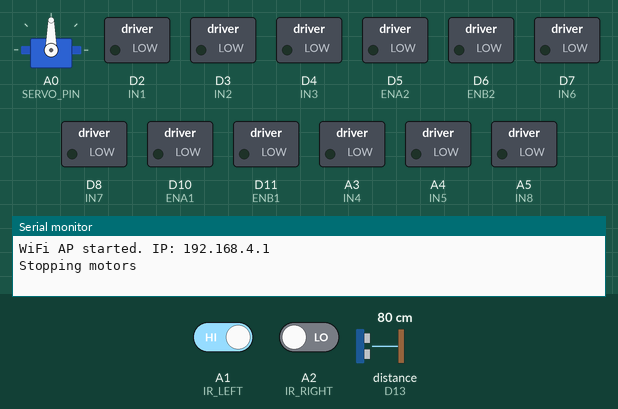
Simulated run of this sketch. Board: Arduino Uno R4 WiFi. Parts: servo, switched loads named in the sketch (green lamp = pin HIGH), the last lines printed to the serial monitor. The inputs (shaded band) are chosen by the test bench; at power-on: A1 (IR_LEFT) HIGH, A2 (IR_RIGHT) LOW, distance to the obstacle (sensor on D13) 80 cm. The echo pulse lasts 58.3 µs per cm; pins used as bus, display or sensor lines are not drawn.

Above: at 2.1 s.
At 10.1 s:
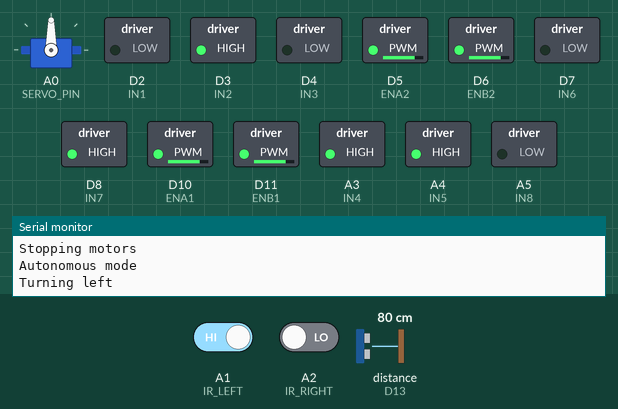
Timing chart, 0 to 11.6 s (numbered marks = the images above):
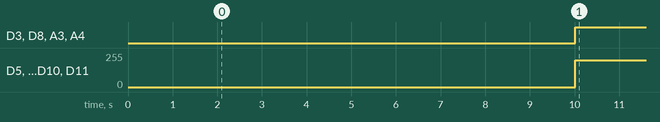

Measured:
- by itself, D3 (IN2), D8 (IN7), A3 (IN4), A4 (IN5): LOW → HIGH at 10.0 s
- by itself, D5 (ENA2), D6 (ENB2), D10 (ENA1), D11 (ENB1): 0/255 → 200/255 at 10.0 s

The sketch:

RC_CAR_ARDUINO.ino
```cpp
#include <WiFiS3.h>
#include <WiFiUdp.h>
#include <Servo.h>

// WiFi AP settings
const char* ssid = "CarControl";
const char* password = "mypassword";
WiFiUDP udp;
const int udpPort = 4210;

// Motor pins (L298N)
#define IN1 2    // Left front
#define IN2 3
#define IN3 4    // Left rear
#define IN4 A3   // Left rear (moved)
#define IN5 A4   // Right front (moved)
#define IN6 7
#define IN7 8    // Right rear
#define IN8 A5   // Right rear (moved)
#define ENA1 10  // L298N1 ENA (Left Front speed)
#define ENB1 11  // L298N1 ENB (Left Rear speed)
#define ENA2 5   // L298N2 ENA (Right Front speed)
#define ENB2 6   // L298N2 ENB (Right Rear speed)

// Sensor pins
#define TRIG 12
#define ECHO 13
#define SERVO_PIN A0
#define IR_LEFT A1
#define IR_RIGHT A2

Servo servo;
int servoAngle = 90;
unsigned long lastCommandTime = 0;
const unsigned long timeout = 10000;

void setup() {
  Serial.begin(115200);
  WiFi.beginAP(ssid, password);
  udp.begin(udpPort);
  delay(2000);
  Serial.println("WiFi AP started. IP: 192.168.4.1");

  pinMode(IN1, OUTPUT); pinMode(IN2, OUTPUT); pinMode(IN3, OUTPUT); pinMode(IN4, OUTPUT);
  pinMode(IN5, OUTPUT); pinMode(IN6, OUTPUT); pinMode(IN7, OUTPUT); pinMode(IN8, OUTPUT);
  pinMode(ENA1, OUTPUT); pinMode(ENB1, OUTPUT); pinMode(ENA2, OUTPUT); pinMode(ENB2, OUTPUT);

  pinMode(TRIG, OUTPUT); pinMode(ECHO, INPUT);
  pinMode(IR_LEFT, INPUT); pinMode(IR_RIGHT, INPUT);
  servo.attach(SERVO_PIN);
  servo.write(servoAngle);

  stopMotors();
}

void loop() {
  int packetSize = udp.parsePacket();
  if (packetSize) {
    char command = udp.read();  // Read single character to avoid corruption
    lastCommandTime = millis();
    Serial.print("Received: ");
    Serial.println(command);  // Should now show single letters like 'F'

    if (command == 'F') moveForward();
    else if (command == 'B') moveBackward();
    else if (command == 'L') turnLeft();
    else if (command == 'R') turnRight();
    else stopMotors();
  }

  if (millis() - lastCommandTime > timeout) {
    autonomousMode();
  }

  delay(100);
}

void moveForward() {
  Serial.println("Moving forward");
  digitalWrite(IN1, HIGH); digitalWrite(IN2, LOW);
  digitalWrite(IN3, HIGH); digitalWrite(IN4, LOW);
  digitalWrite(IN5, HIGH); digitalWrite(IN6, LOW);
  digitalWrite(IN7, HIGH); digitalWrite(IN8, LOW);
  analogWrite(ENA1, 255); analogWrite(ENB1, 255);
  analogWrite(ENA2, 255); analogWrite(ENB2, 255);
}

void moveBackward() {
  Serial.println("Moving backward");
  digitalWrite(IN1, LOW); digitalWrite(IN2, HIGH);
  digitalWrite(IN3, LOW); digitalWrite(IN4, HIGH);
  digitalWrite(IN5, LOW); digitalWrite(IN6, HIGH);
  digitalWrite(IN7, LOW); digitalWrite(IN8, HIGH);
  analogWrite(ENA1, 255); analogWrite(ENB1, 255);
  analogWrite(ENA2, 255); analogWrite(ENB2, 255);
}

void turnLeft() {
  Serial.println("Turning left");
  digitalWrite(IN1, LOW); digitalWrite(IN2, HIGH);
  digitalWrite(IN3, LOW); digitalWrite(IN4, HIGH);
  digitalWrite(IN5, HIGH); digitalWrite(IN6, LOW);
  digitalWrite(IN7, HIGH); digitalWrite(IN8, LOW);
  analogWrite(ENA1, 200); analogWrite(ENB1, 200);
  analogWrite(ENA2, 200); analogWrite(ENB2, 200);
}

void turnRight() {
  Serial.println("Turning right");
  digitalWrite(IN1, HIGH); digitalWrite(IN2, LOW);
  digitalWrite(IN3, HIGH); digitalWrite(IN4, LOW);
  digitalWrite(IN5, LOW); digitalWrite(IN6, HIGH);
  digitalWrite(IN7, LOW); digitalWrite(IN8, HIGH);
  analogWrite(ENA1, 200); analogWrite(ENB1, 200);
  analogWrite(ENA2, 200); analogWrite(ENB2, 200);
}

void stopMotors() {
  Serial.println("Stopping motors");
  digitalWrite(IN1, LOW); digitalWrite(IN2, LOW);
  digitalWrite(IN3, LOW); digitalWrite(IN4, LOW);
  digitalWrite(IN5, LOW); digitalWrite(IN6, LOW);
  digitalWrite(IN7, LOW); digitalWrite(IN8, LOW);
  analogWrite(ENA1, 0); analogWrite(ENB1, 0);
  analogWrite(ENA2, 0); analogWrite(ENB2, 0);
}

void autonomousMode() {
  Serial.println("Autonomous mode");
  long distance = getUltrasonicDistance();
  if (distance < 20) {
    stopMotors();
    servo.write(0); delay(500); long leftDist = getUltrasonicDistance();
    servo.write(180); delay(500); long rightDist = getUltrasonicDistance();
    servo.write(90);
    if (leftDist > rightDist) turnLeft(); else turnRight();
  } else {
    if (digitalRead(IR_LEFT) == LOW) turnRight();
    else if (digitalRead(IR_RIGHT) == LOW) turnLeft();
    else moveForward();
  }
}

long getUltrasonicDistance() {
  digitalWrite(TRIG, LOW); delayMicroseconds(2);
  digitalWrite(TRIG, HIGH); delayMicroseconds(10);
  digitalWrite(TRIG, LOW);
  long duration = pulseIn(ECHO, HIGH);
  return duration * 0.034 / 2;
}
```
